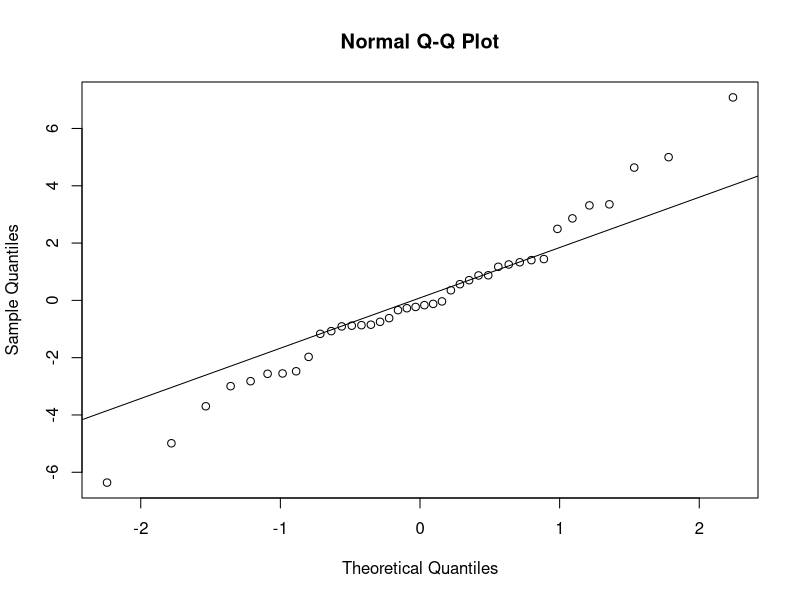
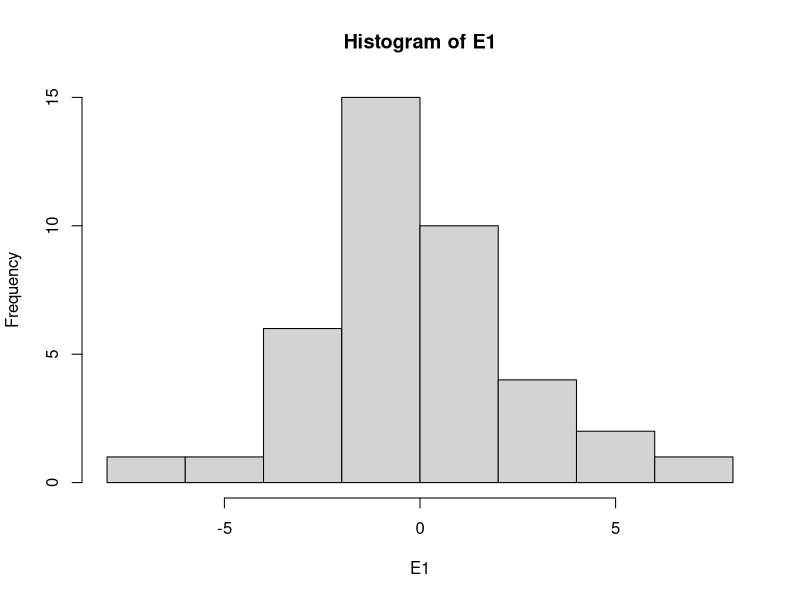
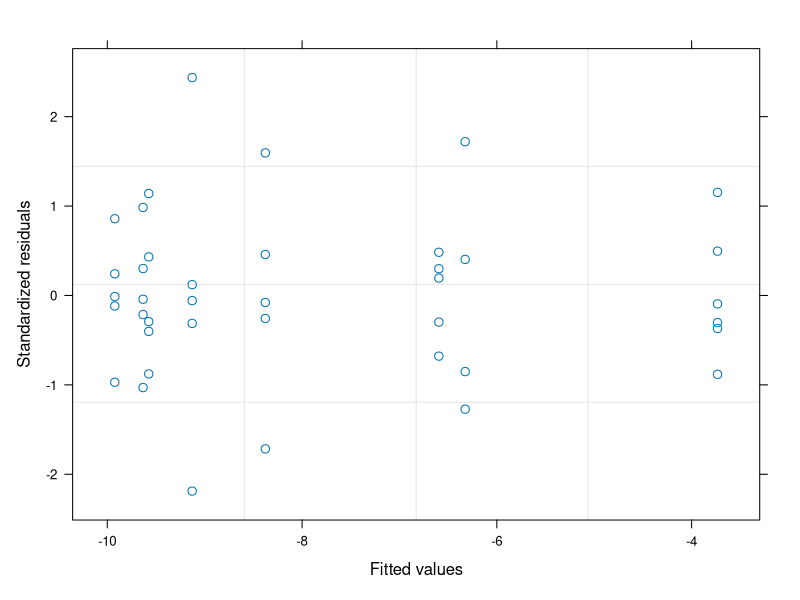

Recreate these plots in R, in order. (Note: this script raises an error after producing the figures.)
#Author:  Clay Arango
#Creation date: 10-Feb-19
#Script to analyze NDS data from Summer 2018 NDS work with S. Roley and A. Alexiades

#packages
install.packages("nlme")
install.packages("nortest")
install.packages("dplyr")
install.packages("multcomp")
install.packages("MASS")
install.packages("ggplot2")
library(nlme)
library(nortest)
library(dplyr)
library(multcomp)
library(MASS)
library(ggplot2)

#Load data
reec_fall <- read.table(file="reec_fall.csv", header=T, sep=",")

#set variable
d = reec_fall

#evaluate data to make sure factors are correct
names(d)
unique(d$nutrient) #control, N, NP, NPSi, NSi, P, PSi, Si
unique(d$N) #should be 0 and 1
unique(d$P) #should be 0 and 1
unique(d$Si) #should be 0 and 1
unique(d$top) #should be "sponge" and "glass"
#if need to change, use recode function below. 
d$top<-recode(d$top, "cellulose" ="sponge")
str(d)

#convert N and P vand Si alues (0 or 1 for absence or presence) to factors
d$N<-as.factor(d$N)
d$P<-as.factor(d$P)
d$Si<-as.factor(d$Si)
str(d)

#subset data into gpp and cr response
d.cr = subset(d, top=="sponge", data=d)
d.gpp = subset(d, top=="glass", data=d)

#calculate nrr for cr
x = aggregate(d.cr[,8], list(d.cr$nutrient), mean, na.rm=T)
x
d.cr$cr.nrr = d.cr$cr.area/-9.922869 #is there a prettier way to do this?

#calculate nrr for gpp
x = aggregate(d.gpp[,9], list(d.gpp$nutrient), mean, na.rm=T)
x
d.gpp$gpp.nrr = d.gpp$gpp.area/2.2686372 #is there a prettier way to do this?

############################################################
#analyze RESPIRATION data
############################################################

M1<-gls(cr.area~N*P*Si, data=d.cr, na.action=na.omit)
E1<-residuals(M1)
qqnorm(E1)
qqline(E1)
ad.test(E1)
   #residuals are normally distributed
hist(E1)  
plot(M1)

plot(filter(d.cr, !is.na(cr.area)) %>% dplyr::select(nutrient), 
     E1, xlab="nutrient", ylab="Residuals")
bartlett.test(cr.area~nutrient, data=d.cr)
   #variance test is ok

anova(M1)
  #co-limited by P and Si

x <- group_by(d.cr, nutrient) %>%  # Grouping function causes subsequent functions to aggregate by season and reach
  summarize(cr.mean = abs(mean(cr.area, na.rm = TRUE)), # na.rm = TRUE to remove missing values
            cr.sd=abs(sd(cr.area, na.rm = TRUE)),  # na.rm = TRUE to remove missing values
            n = sum(!is.na(cr.area)), # of observations, excluding NAs. 
            cr.se=cr.sd/sqrt(n))

ggplot(data=x, aes(x=nutrient, y=cr.mean)) + 
  geom_bar(stat="identity", position=position_dodge(), color = "black") + 
  geom_errorbar(aes(ymin=cr.mean, ymax=cr.mean+cr.se), width=0.2, 
                position=position_dodge(0.9)) + 
  xlab("Nutrient") +
  ylab(expression(Respiration~(ug~O[2]~m^{-2}~h^{-1}))) +
  ylim(0,20) +
  labs(fill="Light") +
  theme_bw() +
  theme(panel.grid.major=element_blank(),
        panel.grid.minor=element_blank(),
        legend.title=element_text(size=6),
        legend.key=element_blank(), 
        legend.position=c(0.5,0.95), 
        legend.text=element_text(size=8), 
        legend.background=element_blank(), 
        legend.direction="horizontal", 
        legend.key.size=unit(0.3, "cm"), 
        axis.title.y=element_text(size=8), 
        axis.title.x=element_text(size=8), 
        axis.text.x=element_text(size=8))

#ggsave('output/figures/Ring_fall.tiff',
#       units="in",
#       width=3.25,
#       height=3.25,
#       dpi=1200,
#       compression="lzw")

############################################################
#analyze the PRODUCTION data
############################################################

M1<-gls(gpp.area~N*P*Si, data=d.gpp, na.action=na.omit) 
E1<-residuals(M1)
qqnorm(E1)
qqline(E1)
ad.test(E1)
   #residuals are not normal but close

hist(E1, xlab="residuals", main="")
plot(M1)

plot(filter(d.gpp, !is.na(gpp.area)) %>% dplyr::select(nutrient), 
     E1, xlab="nutrient", ylab="Residuals")
bartlett.test(gpp.area~nutrient, data=d.gpp)
   #OK

anova(M1)
  
x <- group_by(d.gpp, nutrient) %>%  # Grouping function causes subsequent functions to aggregate by season and reach
  summarize(gpp.mean = abs(mean(gpp.area, na.rm = TRUE)), # na.rm = TRUE to remove missing values
            gpp.sd=abs(sd(gpp.area, na.rm = TRUE)),  # na.rm = TRUE to remove missing values
            n = sum(!is.na(gpp.area)), # of observations, excluding NAs. 
            gpp.se=gpp.sd/sqrt(n))

ggplot(data=x, aes(x=nutrient, y=gpp.mean)) + 
  geom_bar(stat="identity", position=position_dodge(), color = "black") + 
  geom_errorbar(aes(ymin=gpp.mean, ymax=gpp.mean+gpp.se), width=0.2, 
                position=position_dodge(0.9)) + 
  xlab("Nutrient") +
  ylab(expression(Production~(ug~O[2]~m^{-2}~h^{-1}))) +
  labs(fill="Light") +
  theme_bw() +
  theme(panel.grid.major=element_blank(),
        panel.grid.minor=element_blank(), 
        legend.title=element_text(size=6), 
        legend.key=element_blank(),  
        legend.position=c(0.5,0.95),  
        legend.text=element_text(size=8),  
        legend.background=element_blank(),  
        legend.direction="horizontal",  
        legend.key.size=unit(0.3, "cm"),  
        axis.title.y=element_text(size=8),  
        axis.title.x=element_text(size=8),  
        axis.text.x=element_text(size=8))

#ggsave('output/figures/gppByNutrient.tiff',
#       units="in",
#       width=3.25,
#       height=3.25,
#       dpi=1200,
#       compression="lzw")


#BELOW HERE IS NOT EDITED





############################################################
#analyze the CHL-A biomass on disks

M1<-gls(chla~N*P*light, data=roza_sum.chla, na.action=na.omit)
E1<-residuals(M1)
qqnorm(E1)
qqline(E1)
ad.test(E1)
  #residuals look bad (p=0.001)
hist(E1)
plot(M1)

vf1 = varIdent(form = ~ 1|N*P)
vf2 = varIdent(form = ~ 1|light)
vf3 = varIdent(form = ~ 1|N*P*light)
vf4 = varPower(form = ~ fitted(.)) 
vf5 = varExp(form = ~ fitted(.))
vf6 = varConstPower(form = ~ fitted(.))
vf7 = varExp(form = ~ fitted(.)|nutrient)

M2<-gls(chla~N*P*light, data=roza_sum.chla, na.action=na.omit, weights=vf1)
M3<-gls(chla~N*P*light, data=roza_sum.chla, na.action=na.omit, weights=vf2)
M4<-gls(chla~N*P*light, data=roza_sum.chla, na.action=na.omit, weights=vf3)
M5<-gls(chla~N*P*light, data=roza_sum.chla, na.action=na.omit, weights=vf4)
M6<-gls(chla~N*P*light, data=roza_sum.chla, na.action=na.omit, weights=vf5)
M7<-gls(chla~N*P*light, data=roza_sum.chla, na.action=na.omit, weights=vf6)
M8<-gls(chla~N*P*light, data=roza_sum.chla, na.action=na.omit, weights=vf7)

anova(M1,M2,M3,M4,M5,M6,M7,M8)

#M3 is best on AIC

E3<-residuals(M3)
qqnorm(E3)
qqline(E3)
ad.test(E3)
#residuals are not normal (p=0.001)
hist(E3, xlab="residuals", main="")
plot(M3)
  #hist and plot look good

plot(filter(roza_sum.chla, !is.na(chla)) %>% dplyr::select(light), 
     E3, xlab="light", ylab="Residuals")
bartlett.test(chla~light, data=roza_sum.chla)

plot(filter(roza_sum.chla, !is.na(chla)) %>% dplyr::select(nutrient), 
     E3, xlab="nutrient", ylab="Residuals")
bartlett.test(chla~nutrient, data=roza_sum.chla)

anova(M3)

#light is significant and N and P separately interact with light

x<-roza_sum.chla[complete.cases(roza_sum.chla$chla),]

with(x, 
     interaction.plot(nutrient,light,chla, 
                      ylim=c(0,1.5),lty=c(1,12),lwd=2,ylab="Chlorophyll a", 
                      xlab="Nutrient", trace.label="Light"))

x <- group_by(roza_sum.chla, nutrient, light) %>%  # Grouping function causes subsequent functions to aggregate by season and reach
  summarize(chla.mean = mean(chla, na.rm = TRUE), # na.rm = TRUE to remove missing values
            chla.sd=sd(chla, na.rm = TRUE),  # na.rm = TRUE to remove missing values
            n = sum(!is.na(chla)), # of observations, excluding NAs. 
            chla.se=chla.sd/sqrt(n))

ggplot(data=x, 
       aes(x=nutrient, y=chla.mean, fill=light)) + 
  geom_bar(stat="identity", position=position_dodge(), color = "black") + 
  geom_errorbar(aes(ymin=chla.mean, ymax=chla.mean+chla.se), width=0.2, 
                position=position_dodge(0.9)) + 
  scale_fill_manual(values=c("white","black")) +
  xlab("Nutrient") +
  ylab(expression(Chlorophyll~a~(ug~cm^{-2}))) +
  ylim(0,1.7) +
  labs(fill="Light") +
  theme_bw() +
  theme(panel.grid.major=element_blank(), 
        panel.grid.minor=element_blank(), 
        legend.title=element_text(size=6), 
        legend.key=element_blank(), 
        legend.position=c(0.5,0.95), 
        legend.text=element_text(size=8), 
        legend.background=element_blank(), 
        legend.direction="horizontal", 
        legend.key.size=unit(0.3, "cm"), 
        axis.title.y=element_text(size=8), 
        axis.title.x=element_text(size=8), 
        axis.text.x=element_text(size=8))

ggsave('output/figures/chlaByNutrientLight.tiff',
       units="in",
       width=3.25,
       height=3.25,
       dpi=1200,
       compression="lzw")



############################################################
############################################################
#calculate nrr mean and standard error
x1 <- group_by(roza_sum, nutrient, light) %>%  # Grouping function causes subsequent functions to aggregate by season and reach
  summarize(chla.nrr.mean = mean(chla.nrr, na.rm = TRUE), # na.rm = TRUE to remove missing values
            chla.nrr.sd=sd(chla.nrr, na.rm = TRUE),  # na.rm = TRUE to remove missing values
            chla.n = sum(!is.na(chla.nrr)), # of observations, excluding NAs. 
            chla.nrr.se=chla.nrr.sd/sqrt(chla.n))


x2 <- group_by(roza_sum, nutrient, light) %>%  # Grouping function causes subsequent functions to aggregate by season and reach
  summarize(gpp.nrr.mean = mean(gpp.nrr, na.rm = TRUE), # na.rm = TRUE to remove missing values
            gpp.nrr.sd=sd(gpp.nrr, na.rm = TRUE),  # na.rm = TRUE to remove missing values
            gpp.n = sum(!is.na(gpp.nrr)), # of observations, excluding NAs. 
            gpp.nrr.se=gpp.nrr.sd/sqrt(gpp.n))

x3 <- group_by(roza_sum, nutrient, light) %>%  # Grouping function causes subsequent functions to aggregate by season and reach
  summarize(cr.nrr.mean = mean(cr.nrr, na.rm = TRUE), # na.rm = TRUE to remove missing values
            cr.nrr.sd=sd(cr.nrr, na.rm = TRUE),  # na.rm = TRUE to remove missing values
            cr.n = sum(!is.na(cr.nrr)), # of observations, excluding NAs. 
            cr.nrr.se=cr.nrr.sd/sqrt(cr.n))

roza_sum.nrr<-cbind(x1,x2,x3)
roza_sum.nrr <- roza_sum.nrr[, !duplicated(colnames(roza_sum.nrr))]
write.csv(roza_sum.nrr, "roza_sum.nrr.csv")
